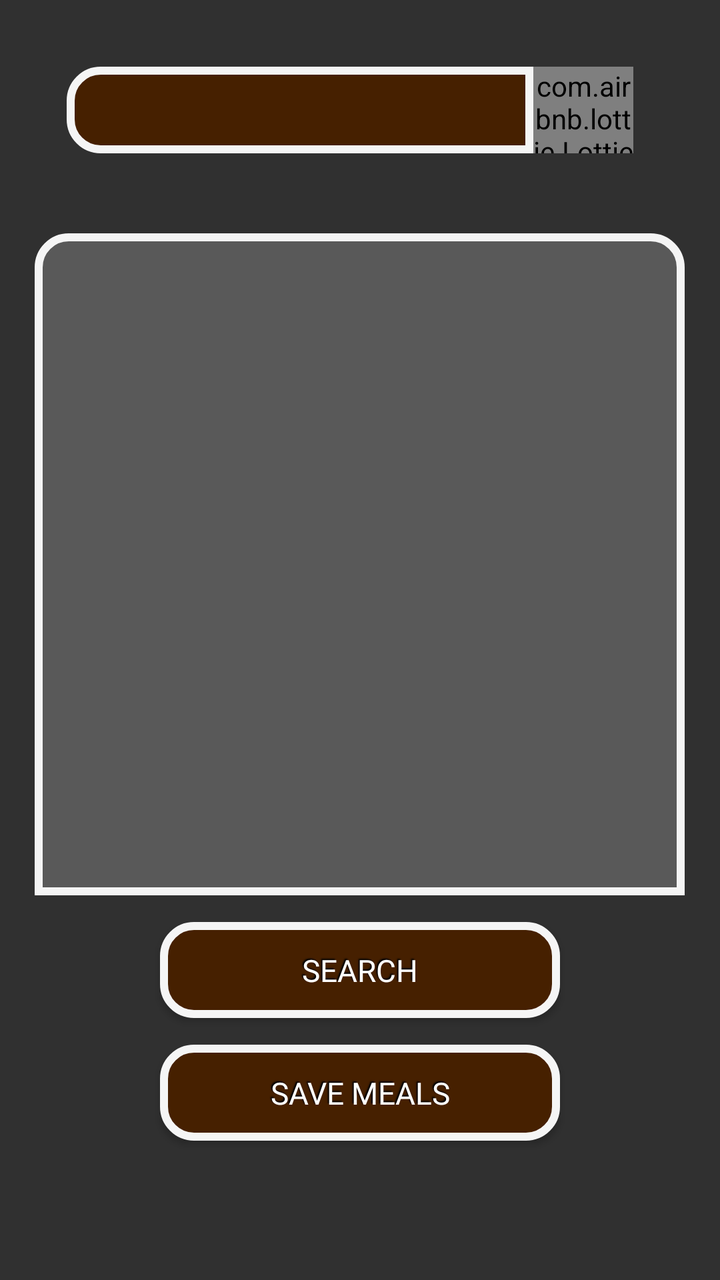
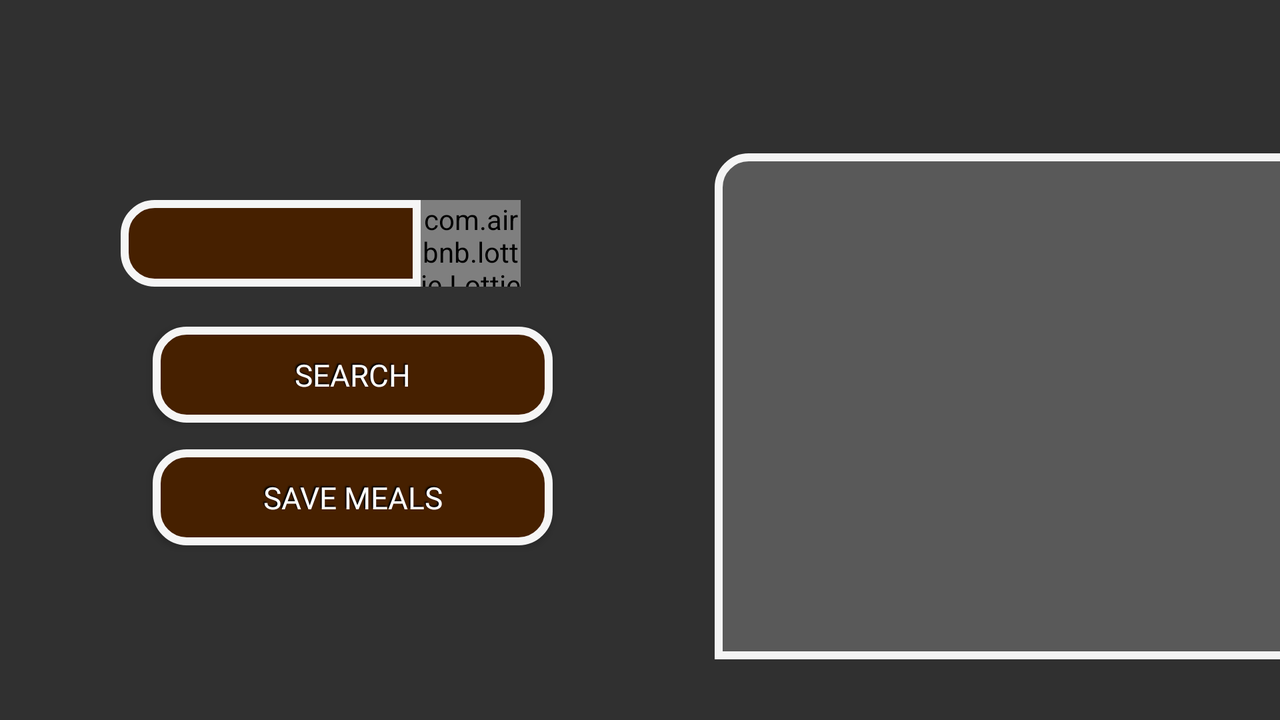

Two renders of one Android screen. The first uses the default layout on a phone; the second uses the alternative layout the repository ships for a different screen configuration, on a matching device. The two XML files are below.
<!-- AndroidManifest.xml: application theme Theme.AppCompat.NoActionBar -->
<!-- res/layout/activity_search_by_ingredient.xml -->
<?xml version="1.0" encoding="utf-8"?>
<LinearLayout xmlns:android="http://schemas.android.com/apk/res/android"
    xmlns:app="http://schemas.android.com/apk/res-auto"
    xmlns:tools="http://schemas.android.com/tools"
    android:layout_width="match_parent"
    android:layout_height="match_parent"
    android:orientation="vertical"
    android:background="@drawable/vertiback"
    tools:context=".Searchmeals">

    <androidx.appcompat.widget.LinearLayoutCompat
        android:layout_width="match_parent"
        android:layout_marginTop="100px"
        android:layout_height="150px"
        android:orientation="horizontal"
        android:layout_gravity="center"
        >
        <androidx.appcompat.widget.AppCompatEditText
            android:layout_marginLeft="100px"
            android:layout_width="700px"
            android:layout_height="130px"
            android:id="@+id/searchviews"
            android:background="@drawable/searchback1"
            app:queryHint="Search here"
            >
        </androidx.appcompat.widget.AppCompatEditText>

        <com.airbnb.lottie.LottieAnimationView

            android:layout_width="150px"
            android:layout_height="130px"
            app:lottie_rawRes="@raw/search2"
            android:background="@drawable/searchback2"
            app:lottie_autoPlay="true"
            app:lottie_loop="true"
            android:clickable="true"
            >

        </com.airbnb.lottie.LottieAnimationView>

    </androidx.appcompat.widget.LinearLayoutCompat>

    <ScrollView

        android:layout_marginTop="100px"
        android:layout_width="325dp"
        android:layout_height="331dp"
        android:background="@drawable/lokuback"
        android:padding="7dp"
        android:scrollbarSize="8dp"
        android:layout_gravity="center">

        <androidx.recyclerview.widget.RecyclerView
            android:padding="15px"
            android:id="@+id/mealRecyclerView"
            android:layout_width="310dp"
            android:layout_height="341dp"
            />

    </ScrollView>

    <Button
        android:id="@+id/retrieveMeals"
        android:layout_width="600px"
        android:layout_marginTop="40px"
        android:layout_gravity="center"
        android:layout_height="wrap_content"
        android:background="@drawable/buttonbackground"
        android:elevation="8dp"
        android:fontFamily="@font/nf_fan"
        android:shadowColor="#000"
        android:shadowDx="-2"
        android:shadowDy="-2"
        android:shadowRadius="1"
        android:textSize="46px"
        android:text="Search" />

    <Button
        android:id="@+id/buttonz"
        android:layout_width="600px"
        android:layout_marginTop="40px"
        android:layout_gravity="center"
        android:layout_height="wrap_content"
        android:background="@drawable/buttonbackground"
        android:elevation="8dp"
        android:fontFamily="@font/nf_fan"
        android:shadowColor="#000"
        android:shadowDx="-2"
        android:shadowDy="-2"
        android:shadowRadius="1"
        android:textSize="46px"
        android:text="Save Meals" />

</LinearLayout>
<!-- resources referenced by this layout -->
<resources>
  <!-- drawable buttonbackground (drawable) -->
  <?xml version="1.0" encoding="utf-8"?>
  <shape xmlns:android="http://schemas.android.com/apk/res/android">
  
      <solid android:color="#462000"/>
      <stroke android:width="4dp" android:color="#f5f5f5" />
      <corners android:radius="15dp"/>
      <padding android:left="0dp" android:top="0dp" android:right="0dp" android:bottom="0dp" />
  </shape>
  <!-- drawable lokuback (drawable) -->
  <?xml version="1.0" encoding="utf-8"?>
  <shape xmlns:android="http://schemas.android.com/apk/res/android">
  
      <solid android:color="#3EDADADA"/>
      <stroke android:width="4dp" android:color="#f5f5f5"  />
      <corners android:radius="15dp"
          android:bottomLeftRadius="0dp"
          android:bottomRightRadius="0dp"
          />
      <padding android:left="0dp" android:top="0dp" android:right="0dp" android:bottom="0dp" />
  </shape>
  <!-- drawable searchback1 (drawable) -->
  <?xml version="1.0" encoding="utf-8"?>
  <shape xmlns:android="http://schemas.android.com/apk/res/android">
  
      <solid android:color="#462000"/>
      <stroke android:width="4dp" android:color="#f5f5f5" />
      <corners android:radius="15dp"
          android:topRightRadius="0dp"
          android:bottomRightRadius="0dp"
          />
      <padding android:left="0dp" android:top="0dp" android:right="0dp" android:bottom="0dp" />
  </shape>
  <!-- drawable searchback2 (drawable) -->
  <?xml version="1.0" encoding="utf-8"?>
  <shape xmlns:android="http://schemas.android.com/apk/res/android">
  
      <solid android:color="#462000"/>
      <stroke android:width="4dp" android:color="#f5f5f5"  />
      <corners android:radius="15dp"
          android:topLeftRadius="0dp"
          android:bottomLeftRadius="0dp"
          />
      <padding android:left="0dp" android:top="0dp" android:right="0dp" android:bottom="0dp" />
  </shape>
</resources>
<!-- res/layout-land/activity_search_by_ingredient.xml (the repository's variant of the layout above) -->
<!-- drawn on the phone turned sideways -->
<?xml version="1.0" encoding="utf-8"?>
<LinearLayout xmlns:android="http://schemas.android.com/apk/res/android"
    xmlns:app="http://schemas.android.com/apk/res-auto"
    xmlns:tools="http://schemas.android.com/tools"
    android:layout_width="match_parent"
    android:layout_height="match_parent"
    android:orientation="horizontal"
    android:background="@drawable/horizontalback"
    tools:context=".Searchmeals">

    <LinearLayout
        android:layout_width="353dp"
        android:layout_height="match_parent"
        android:paddingTop="200px"
        android:orientation="vertical">

        <androidx.appcompat.widget.LinearLayoutCompat
            android:layout_width="243dp"
            android:layout_height="50dp"
            android:layout_gravity="center"
            android:layout_marginLeft="16px"
            android:layout_marginTop="100px"
            android:orientation="horizontal">

            <androidx.appcompat.widget.AppCompatEditText
                android:id="@+id/searchviews"
                android:layout_width="450px"
                android:layout_height="130px"
                android:background="@drawable/searchback1"
                app:queryHint="Search here"></androidx.appcompat.widget.AppCompatEditText>

            <com.airbnb.lottie.LottieAnimationView

                android:layout_width="150px"
                android:layout_height="130px"
                android:background="@drawable/searchback2"
                android:clickable="true"
                app:lottie_autoPlay="true"
                app:lottie_loop="true"
                app:lottie_rawRes="@raw/search2"

                >

            </com.airbnb.lottie.LottieAnimationView>


        </androidx.appcompat.widget.LinearLayoutCompat>

        <Button
            android:id="@+id/retrieveMeals"
            android:layout_width="600px"
            android:layout_height="wrap_content"
            android:layout_gravity="center"
            android:layout_marginTop="40px"
            android:background="@drawable/buttonbackground"
            android:elevation="8dp"
            android:fontFamily="@font/nf_fan"
            android:shadowColor="#000"
            android:shadowDx="-2"
            android:shadowDy="-2"
            android:shadowRadius="1"
            android:textSize="46px"
            android:text="Search" />

        <Button
            android:id="@+id/buttonz"
            android:layout_width="600px"
            android:layout_height="wrap_content"
            android:layout_gravity="center"
            android:layout_marginTop="40px"
            android:elevation="8dp"
            android:fontFamily="@font/nf_fan"
            android:shadowColor="#000"
            android:shadowDx="-2"
            android:shadowDy="-2"
            android:shadowRadius="1"
            android:textSize="46px"
            android:background="@drawable/buttonbackground"
            android:text="Save Meals" />

    </LinearLayout>


    <ScrollView
        android:layout_width="367dp"
        android:layout_height="253dp"
        android:layout_marginTop="230px"
        android:layout_marginLeft="13px"
        android:background="@drawable/lokuback"
        android:padding="7dp"
        android:scrollbarSize="8dp"
      >

        <androidx.recyclerview.widget.RecyclerView
            android:id="@+id/mealRecyclerView"
            android:layout_width="345dp"
            android:layout_height="341dp"
            android:padding="15px"
     />

    </ScrollView>



</LinearLayout>
